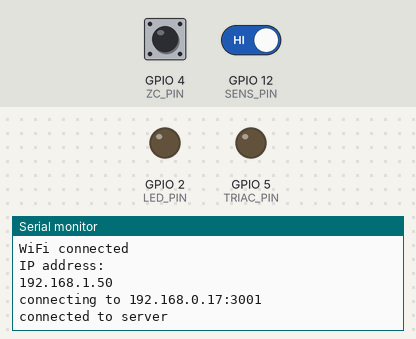
The sketch below on a simulated ESP8266 (NodeMCU). Parts: output pins drawn as LEDs (lit = HIGH), the last lines printed to the serial monitor. Inputs (shaded band) come from the test bench; at power-on: GPIO 12 (SENS_PIN) HIGH, GPIO 4 (ZC_PIN) HIGH. WiFi joins after 1.5 s; servers stay silent unless stated.

Above: at 2.7 s.
2.8 s: GPIO 12 (SENS_PIN) driven LOW
At 3.13 s:
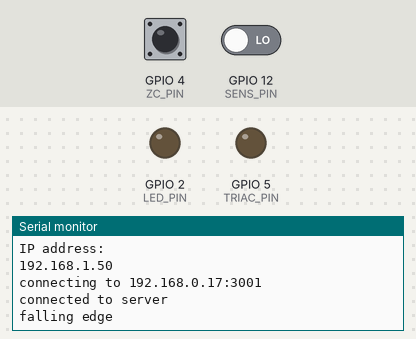
4.4 s: GPIO 12 (SENS_PIN) driven HIGH
At 4.78 s:
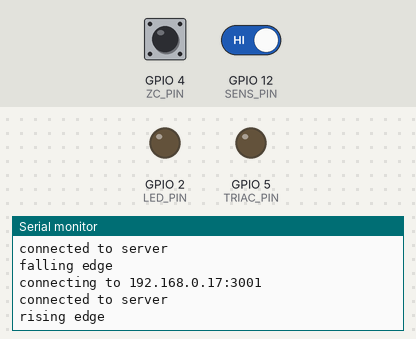

The sketch:

ricknmorty.ino
```cpp
#include <ESP8266WiFi.h>
#include <Ticker.h>

#ifndef STASSID
#define STASSID "1does not simply connect to wifi"
#define STAPSK "freckles1"
#endif

const char *ssid = STASSID;
const char *password = STAPSK;

const char *host = "192.168.0.17";
const uint16_t port = 3001;

const int LED_PIN = 2;   //On board LED
const int SENS_PIN = 12; //reed switch
const int ZC_PIN = 4;    //Zero crossing pin
const int TRIAC_PIN = 5; //PWM pin

const int TMR1_US = 5;                   // timer count for 1us
const int SIG_PERIOD = (TMR1_US * 8333); // 60Hz period in timer ticks
const int TRIG_PERIOD = (TMR1_US * 100); //width of the triac trigger signal
const int DEBOUNCE = 150;
const int DIM_STEP_DELAY = 100; //delay in ms between dimmer level steps in 1%
const int DIM_STEP = 1;
const int DIM_START_LEVEL = 6;
const int DIM_STOP_LEVEL = 97;
int dimLevel = 0;
//int dimTmrPeriod = 0;

void ICACHE_RAM_ATTR onTimerISR();
void ICACHE_RAM_ATTR onZeroCrosssingISR();

void setup()
{
  Serial.begin(115200);

  // We start by connecting to a WiFi network

  Serial.println();
  Serial.println();
  Serial.print("Connecting to ");
  Serial.println(ssid);

  /* Explicitly set the ESP8266 to be a WiFi-client, otherwise, it by default,
     would try to act as both a client and an access-point and could cause
     network-issues with your other WiFi-devices on your WiFi-network. */
  WiFi.mode(WIFI_STA);
  WiFi.begin(ssid, password);

  while (WiFi.status() != WL_CONNECTED)
  {
    delay(500);
    Serial.print(".");
  }

  Serial.println("");
  Serial.println("WiFi connected");
  Serial.println("IP address: ");
  Serial.println(WiFi.localIP());

  pinMode(SENS_PIN, INPUT_PULLUP);
  pinMode(ZC_PIN, INPUT_PULLUP);
  pinMode(LED_PIN, OUTPUT);
  pinMode(TRIAC_PIN, OUTPUT);

  //Initialize Ticker every 0.5s
  timer1_attachInterrupt(onTimerISR);
  timer1_enable(TIM_DIV16, TIM_EDGE, TIM_SINGLE);

  attachInterrupt(ZC_PIN, onZeroCrosssingISR, RISING);
}

/**
 * @brief calculates the timer offset period from the ZC signal that corresponds to the
 * % level. the % is mapped to the signal period not the light inrensity
 *
 * @param level %
 * @return int timer offset that corresponds to the % level
 */
int calcDimTimerPeriod(int level)
{
  int tmr;
  if(level > DIM_STOP_LEVEL)
  {
    level = DIM_STOP_LEVEL;
  }

  if(level <DIM_START_LEVEL)
  {
    level = DIM_START_LEVEL;
  }

  tmr = (SIG_PERIOD)- (level * SIG_PERIOD / 100);
  return tmr;
}

/**
 * @brief ZC interrupt used to sync the triac control signal to the main AC
 * in this function start the timer to do the main delay from the ZC start
 */
void ICACHE_RAM_ATTR onZeroCrosssingISR()
{
  if(dimLevel == 100)
  {
    digitalWrite(LED_PIN, 1);
    digitalWrite(TRIAC_PIN, 1);
  }
  else if(dimLevel == 0)
  {
    digitalWrite(LED_PIN, 0);
    digitalWrite(TRIAC_PIN, 0);
  }else{
    timer1_write(calcDimTimerPeriod(dimLevel));
  }
}

/**
 * @brief timer ISR, this function generate the trigger signal for the triac
 * it rearms the timer for the trigger width then stops
 * the timer will get started again on the next ZC interrupt
 */
void ICACHE_RAM_ATTR onTimerISR()
{
  static boolean trig = true;
  if (trig)
  {
    digitalWrite(LED_PIN, 1);
    digitalWrite(TRIAC_PIN, 1);
    timer1_write(TRIG_PERIOD);
    trig = false;
  }
  else
  {
    digitalWrite(LED_PIN, 0);
    digitalWrite(TRIAC_PIN, 0);
    trig = true;
  }
  // digitalWrite(LED_PIN, !digitalRead(LED_PIN));
  //   timer1_write(TRIG_PERIOD);
}

WiFiClient client;
int prev_state = 0;
int edge;
int dimTimer = 0;
boolean start = false;

void loop()
{
  if (!client.connected())
  {
    Serial.print("connecting to ");
    Serial.print(host);
    Serial.print(':');
    Serial.println(port);

    // Use WiFiClient class to create TCP connections
    if (!client.connect(host, port))
    {
      Serial.println("connection failed");
      delay(5000);
      return;
    }
    else
    {
      Serial.println("connected to server");
      prev_state = digitalRead(SENS_PIN);
    }
  }
  else //client connected
  {
    int hi = 0;
    int lo = 0;
    boolean rising = false;
    boolean falling = false;
    //debounce
    if (digitalRead(SENS_PIN) != prev_state)
    {
      while (!rising && !falling)
      {
        if (digitalRead(SENS_PIN))
        {
          hi++;
        }
        else
        {
          lo++;
        }
        delay(1);

        if (hi > DEBOUNCE)
        {
          Serial.println("rising edge");
          rising = true;
          prev_state = 1;
        }
        else
        {
          if (lo > DEBOUNCE)
          {
            Serial.println("falling edge");
            falling = true;
            prev_state = 0;
          }
        }
      }
    }

    if (rising)
    {
      // This will send a string to the server
      //Serial.println("sending data to server");
      if (client.connected())
      {
        client.println("open");
        dimLevel = 0;
        start = true;
      }
    }
    else
    {
      if (falling)
      {
        // This will send a string to the server
        //Serial.println("sending data to server");
        if (client.connected())
        {
          client.println("close");
          start = false;
          dimLevel = 0;
        }
      }
    }

    //progressive lighting
    if (start)
    {
      if ((millis() - dimTimer) > DIM_STEP_DELAY)
      {
        dimTimer = millis();
        dimLevel += DIM_STEP;
        if (dimLevel > 100)
        {
          dimLevel = 100;
          start = false;
        }
      }
    }
  }
}
```

Measured:
- after the input at 2.8 s, the serial monitor: prints a new line after 0.15 s (image 1)
- after the input at 4.4 s, the serial monitor: prints a new line after 0.15 s (image 2)
